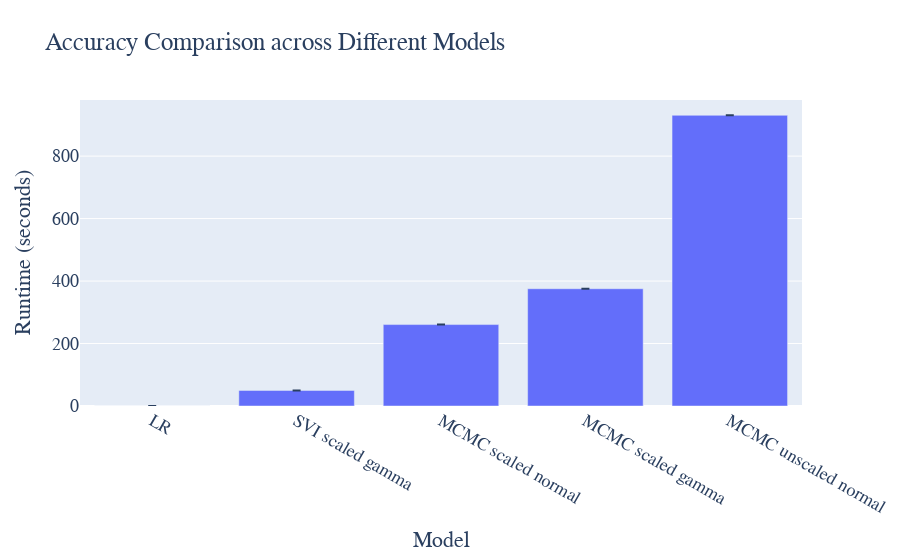

Write notebook code for a chart like this one.
### Code cell
import plotly.graph_objects as go
models = grouped_runtime_df['model']

fig = go.Figure(data=[
    go.Bar(x=models, 
           y=np.round(grouped_runtime_df['value']['mean'], 2), 
           error_y={"array":np.round(grouped_runtime_df['value']['std'], 2)})
])
# Change the bar mode
fig.update_layout(barmode='group', 
                  title_text='Runtime Comparison across Different Models',
                  xaxis_title="Model",
                  yaxis_title="Runtime (seconds)",
                  font=dict(
                      family="Courier New, monospace",
                      size=18)
                 )
fig.show()

### Figure 1 — Plotly figure (JSON) as saved in the notebook; plotly's stock layout.template omitted (floating-point values rounded to 4 significant figures)
{"data": [{"error_y": {"array": [null, null, null, null, null]}, "type": "bar", "x": ["LR", "SVI scaled gamma", "MCMC scaled normal", "MCMC scaled gamma", "MCMC unscaled normal"], "y": [0.04, 49.87, 260.7, 375.4, 930.7]}], "layout": {"barmode": "group", "font": {"family": "Courier New, monospace", "size": 18}, "title": {"text": "Accuracy Comparison across Different Models"}, "xaxis": {"title": {"text": "Model"}}, "yaxis": {"title": {"text": "Runtime (seconds)"}}}}
